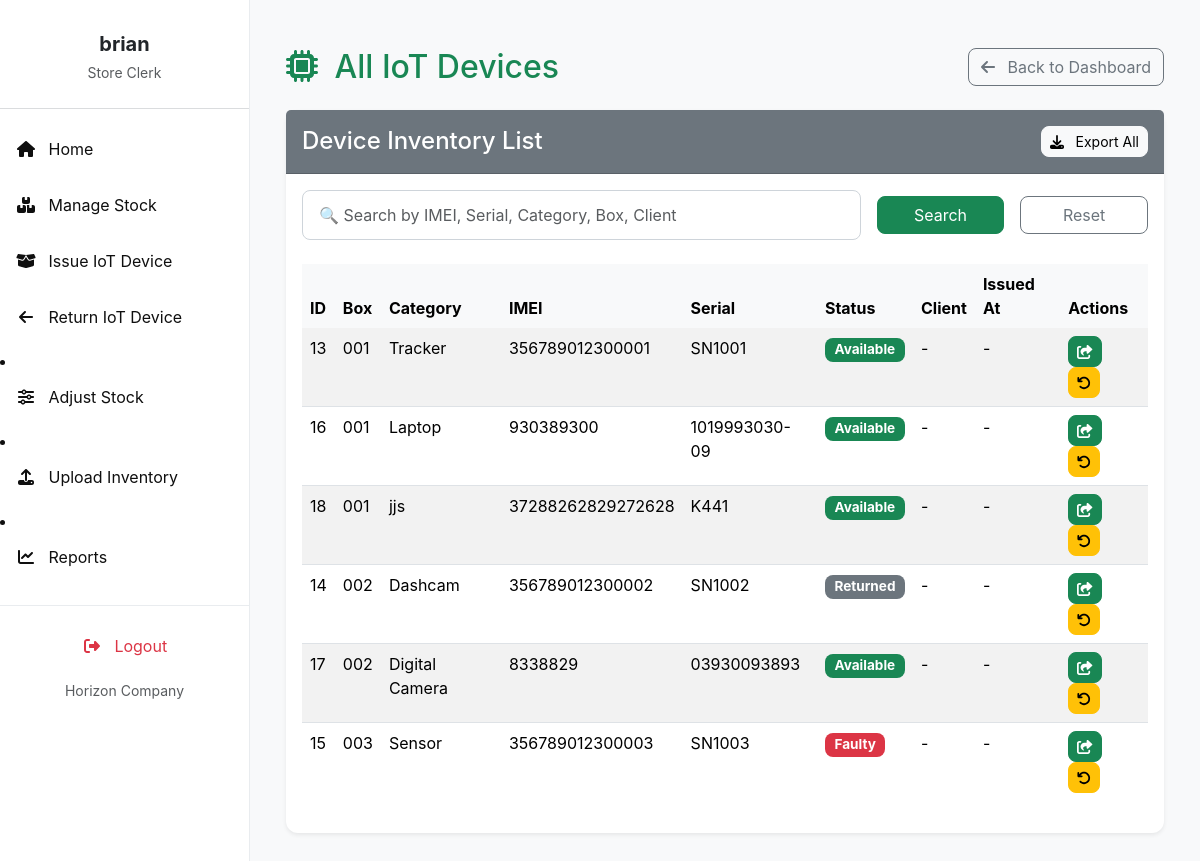
/inventory_list/ (signed in), run on the app's committed database.
### invent/models.py (models this page shows, shortened)
class Device(models.Model):
    box = models.ForeignKey(Box, on_delete=models.CASCADE, related_name='devices')
    product_id = models.CharField(max_length=30, unique=True)
    supplier = models.ForeignKey(Supplier, on_delete=models.SET_NULL, null=True, blank=True, to_field='supplier_id', related_name='devices')
    imei_no = models.CharField(max_length=50, unique=True)
    serial_no = models.CharField(max_length=50, unique=True, null=True, blank=True)
    category = models.CharField(max_length=50)
    description = models.TextField(blank=True)
    selling_price_usd = models.DecimalField(max_digits=10, decimal_places=2, null=True, blank=True)
    selling_price_ksh = models.DecimalField(max_digits=10, decimal_places=2, null=True, blank=True)
    selling_price_tsh = models.DecimalField(max_digits=10, decimal_places=2, null=True, blank=True)
    status = models.CharField(
        max_length=20,
        choices=(
            ('available', 'Available'),
            ('issued', 'Issued'),
            ('returned', 'Returned'),
            ('faulty', 'Faulty'),
        ),
        default='available'
    )

class Box(models.Model):
    number = models.CharField(max_length=50, unique=True)
    status = models.CharField(
        max_length=20,
        choices=(
            ('available', 'Available'),
            ('in_progress', 'In Progress'),
            ('completed', 'Completed'),
        ),
        default='available'
    )

### invent/views.py (the view, shortened to what this page needs)
# urls.py: path('inventory_list/', views.inventory_list_view,
@login_required
@permission_required('invent/list_device.html', raise_exception=True)
def inventory_list_view(request):
    query = request.GET.get('q', '')
    devices = Device.objects.select_related(
        'box').all().order_by('box__id', 'id')
    for device in devices:
        last_issuance = (
            IssuanceRecord.objects
            .filter(device=device)
            .order_by('-issued_at')
            .select_related('client')
            .first()
        )
        device.current_client = last_issuance.client if last_issuance else None
        device.issued_at = last_issuance.issued_at if last_issuance else None
    paginator = Paginator(devices, 50)
    page_number = request.GET.get('page')
    page_obj = paginator.get_page(page_number)
    context = {
        'page_obj': page_obj,
        'query': query,
    }
    return render(request, 'invent/list_device.html', context)

### invent/context_processors.py (called while the page is built)
def pending_requests_count(request):
    count = 0  # Default to 0
    if request.user.is_authenticated:
        if request.user.has_perm('invent.can_issue_item'):
            count = ItemRequest.objects.filter(status='Pending').count()
    return {'pending_requests_count_for_sidebar': count}

### invent/templates/invent/list_device.html (shortened to what this page needs)
{% extends 'invent/base_store_clerk.html' %}
{% load static %}
{% block content %}
<div class="container-fluid mt-4">
    <div class="d-flex justify-content-between align-items-center mb-4">
        <h2 class="mb-0 text-primary"><i class="fas fa-microchip me-2"></i> All IoT Devices</h2>
        <a href="{% url 'store_clerk_dashboard' %}" class="btn btn-outline-secondary">
            <i class="fas fa-arrow-left me-2"></i> Back to Dashboard
        </a>
    </div>
    <div class="card shadow-sm mb-4">
        <div class="card-header bg-secondary text-white py-3 d-flex justify-content-between align-items-center">
            <h4 class="mb-0">Device Inventory List</h4>
            <a href="{% url 'export_inventory_items' %}" class="btn btn-light btn-sm">
                <i class="fas fa-download me-2"></i> Export All
            </a>
        </div>
        <div class="card-body">
            <form method="get" action="{% url 'inventory_list' %}" class="row g-3 align-items-center mb-4">
                <div class="col-md-8">
                    <input type="text" name="q" class="form-control"
                           placeholder="🔍 Search by IMEI, Serial, Category, Box, Client"
                           value="{{ query }}">
                </div>
                <div class="col-md-2">
                    <button type="submit" class="btn btn-success w-100">Search</button>
                </div>
                <div class="col-md-2">
                    <a href="{% url 'inventory_list' %}" class="btn btn-outline-secondary w-100">Reset</a>
                </div>
            </form>
            {% if page_obj %}
            <div class="table-responsive">
                <table class="table table-striped table-hover">
                    <thead class="table-light">
                        <tr>
                            <th>ID</th>
                            <th>Box</th>
                            <th>Category</th>
                            <th>IMEI</th>
                            <th>Serial</th>
                            <th>Status</th>
                            <th>Client</th>
                            <th>Issued At</th>
                            <th>Actions</th>
                        </tr>
                    </thead>
                    <tbody>
                        {% for device in page_obj %}
                        <tr>
                            <td>{{ device.id }}</td>
                            <td>{{ device.box.number }}</td>
                            <td>{{ device.category }}</td>
                            <td>{{ device.imei_no|default:"-" }}</td>
                            <td>{{device.serial_no|default:"-" }}</td>
                            <td>
                                <span class="badge
                                    {% if device.status == 'available' %}bg-success
                                    {% elif device.status == 'issued' %}bg-primary
                                    {% elif device.status == 'returned' %}bg-secondary
                                    {% elif device.status == 'faulty' %}bg-danger
                                    {% else %}bg-dark{% endif %}">
                                    {{ device.get_status_display }}
                                </span>
                            </td>
                            <td>
                                {% if device.current_client %}
                                    {{ device.current_client.name }}
                                {% else %}
                                    -
                                {% endif %}
                            </td>
                            <td>
                                {% if device.issued_at %}
                                     {{ device.issued_at|date:"Y-m-d H:i" }}
                                {% else %}
                                    -
                                {% endif %}
                            </td>
                            <td>
                                <a href="{% url 'issue_device' %}" class="btn btn-sm btn-success me-1" title="Issue Device">
                                    <i class="fas fa-share-square"></i>
                                </a>
                                <a href="{% url 'return_device' %}" class="btn btn-sm btn-warning" title="Process Return">
                                    <i class="fas fa-undo"></i>
                                </a>
                            </td>
                        </tr>
                        {% endfor %}
                    </tbody>
                </table>
            </div>
            {% endif %}
        </div>
    </div>
</div>
{% endblock %}

### invent/templates/invent/base_store_clerk.html (shortened to what this page needs)
<!DOCTYPE html>
<html lang="en">
<head>
    <link href="https://cdn.jsdelivr.net/npm/bootstrap@5.3.3/dist/css/bootstrap.min.css" rel="stylesheet">
    <link href="https://cdnjs.cloudflare.com/ajax/libs/font-awesome/6.4.0/css/all.min.css" rel="stylesheet">
    <link href="https://cdn.jsdelivr.net/npm/select2@4.1.0-rc.0/dist/css/select2.min.css" rel="stylesheet" />
    <link href="https://cdn.jsdelivr.net/npm/select2-bootstrap-5-theme@1.3.0/dist/select2-bootstrap-5-theme.min.css" rel="stylesheet" />
</head>
<body>
    <nav id="sidebarMenu" class="sidebar-wrapper collapse d-md-block">
        <div class="sidebar-content">
            <div class="text-center mb-4 pt-3">
                <h5 class="fw-bold mb-1 text-dark">{{ user.first_name|default:user.username }}</h5>
                <small class="text-muted">Store Clerk</small>
            </div>
            <hr class="border-secondary opacity-25" />
            <ul class="nav flex-column">
                <li class="nav-item mb-2">
                    <a class="nav-link {% if request.resolver_match.url_name == 'store_clerk_dashboard' %}active{% endif %}" href="{% url 'store_clerk_dashboard' %}">
                       <i class="fas fa-fw fa-home me-2"></i> Home
                    </a>
                </li>
                <li class="nav-item mb-2">
                    <a class="nav-link {% if request.resolver_match.url_name == 'manage_stock' %}active{% endif %}" href="{% url 'manage_stock' %}">
                        <i class="fas fa-fw fa-boxes me-2"></i> Manage Stock
                    </a>
                </li>
                <li class="nav-item mb-2">
                    <a class="nav-link {% if request.resolver_match.url_name == 'issue_device' %}active{% endif %}" href="{% url 'issue_device' %}">
                        <i class="fas fa-fw fa-box-open me-2"></i> Issue IoT Device
                    </a>
                </li>
                <li class="nav-item mb-2">
                    <a class="nav-link {% if request.resolver_match.url_name == 'return_device' %}active{% endif %}" href="{% url 'return_device' %}">
                        <i class="fas fa-fw fa-arrow-left me-2"></i> Return IoT Device
                    </a>
                </li>
            </ul>
                <li class="nav-item mb-2">
                    <a class="nav-link {% if request.resolver_match.url_name == 'adjust_stock' %}active{% endif %}" href="{% url 'adjust_stock' %}">
                        <i class="fas fa-fw fa-sliders-h me-2"></i> Adjust Stock
                    </a>
                </li>
                <li class="nav-item mb-2">
                    <a class="nav-link {% if request.resolver_match.url_name == 'upload_inventory' %}active{% endif %}" href="{% url 'upload_inventory' %}">
                        <i class="fas fa-fw fa-upload me-2"></i> Upload Inventory
                    </a>
                </li>
                <li class="nav-item mb-2">
                    <a class="nav-link {% if request.resolver_match.url_name == 'reports' %}active{% endif %}" href="{% url 'reports' %}">
                        <i class="fas fa-fw fa-chart-line me-2"></i> Reports
                    </a>
                </li>
        </div>
        <div class="sidebar-bottom">
            <ul class="nav flex-column mb-2">
                <li class="nav-item">
                    <a class="nav-link text-danger logout-link" href="{% url 'logout' %}">
                        <i class="fas fa-fw fa-right-from-bracket me-2"></i> Logout
                    </a>
                </li>
            </ul>
            <small class="text-muted">Horizon Company</small>
        </div>
    </nav>
    <main class="main-content">
        {% block content %}{% endblock %}
    </main>
</body>
</html>

### invent/templates/invent/base_store_clerk.html (style rules this page uses)
:root { --bs-primary: #198754; --bs-primary-rgb: 25, 135, 84; --bs-btn-primary-color: #fff; --bs-btn-primary-bg: var(--bs-primary); --bs-btn-primary-border-color: var(--bs-primary); --bs-btn-primary-hover-bg: #157347; --bs-btn-primary-hover-border-color: #146c43; --bs-btn-primary-active-bg: #13653f; --bs-btn-primary-active-border-color: #125f3c; --bs-link-color: var(--bs-primary); --bs-link-hover-color: #157347; --sidebar-bg: white; --sidebar-text: #0f0f0f; --sidebar-active: #178526; --sidebar-hover: #15b33c; }
body { font-family: 'Inter', sans-serif; background-color: #f8f9fa; margin: 0; }
.sidebar-wrapper { position: fixed; top: 0; bottom: 0; left: 0; width: 250px; background-color: var(--sidebar-bg); color: var(--sidebar-text); border-right: 1px solid #e9ecef; z-index: 1030; display: flex; flex-direction: column; }
.sidebar-content { flex-grow: 1; overflow-y: auto; padding-top: 1rem; padding-bottom: 1rem; }
.sidebar-wrapper .nav-link { color: var(--sidebar-text); padding: 0.75rem 1rem; border-radius: 0.5rem; transition: background-color 0.2s ease, color 0.2s ease; }
.sidebar-wrapper .nav-link.text-danger { color: #dc3545 !important; }
.sidebar-bottom { padding-top: 1rem; padding-bottom: 1rem; text-align: center; border-top: 1px solid #e9ecef; }
.main-content { margin-left: 250px; padding: 1.5rem; min-height: 100vh; overflow-x: hidden; transition: margin-left 0.3s ease-in-out; }
.card { border-radius: 0.75rem; border: none; }
.card-header { border-top-left-radius: 0.75rem; border-top-right-radius: 0.75rem; }
.btn { border-radius: 0.5rem; }
.badge { border-radius: 0.5rem; padding: 0.4em 0.7em; font-size: 0.85em; }
.table thead th { border-bottom: none; }
.table tbody tr:last-child td { border-bottom: none; }
.form-control, .form-select { border-radius: 0.5rem; border-color: #ced4da; padding: 0.75rem 1rem; }

### data on the page
Device: id "13", box.number "001", category "Tracker", imei_no "356789012300001", serial_no "SN1001", status "Available"
Device: id "16", box.number "001", category "Laptop", imei_no "930389300", serial_no "1019993030-09", status "Available"
Device: id "18", box.number "001", category "jjs", imei_no "37288262829272628", serial_no "K441", status "Available"
Device: id "14", box.number "002", category "Dashcam", imei_no "356789012300002", serial_no "SN1002", status "Returned"
Device: id "17", box.number "002", category "Digital Camera", imei_no "8338829", serial_no "03930093893", status "Available"
Device: id "15", box.number "003", category "Sensor", imei_no "356789012300003", serial_no "SN1003", status "Faulty"

### other printed values
{{ user.first_name|default:user.username }} "brian"
